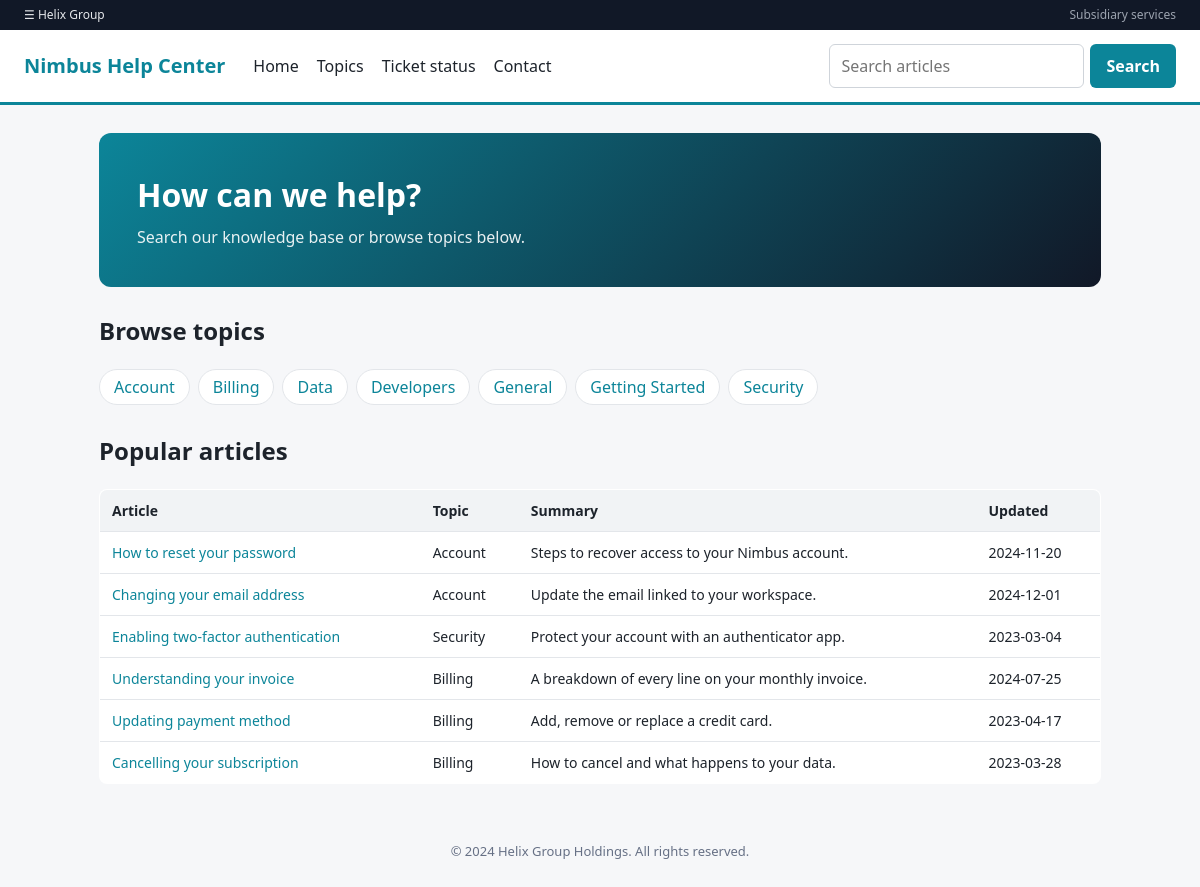
Screenshot of /help/ with the database file from the repository.
### tables this page shows
CREATE TABLE kb_articles(id INTEGER PRIMARY KEY, title TEXT, category TEXT, summary TEXT, body TEXT, published INTEGER, updated TEXT);

### apps/helpdesk.py (the view)
@bp.route("/")
def home():
    con = sqlite_conn(DB)
    cats = [r[0] for r in con.execute("SELECT DISTINCT category FROM kb_articles WHERE published = 1 AND category != 'Internal' ORDER BY 1")]
    arts = rows(con.execute("SELECT id,title,category,summary,updated FROM kb_articles WHERE published = 1 ORDER BY id LIMIT 6"))
    return page(HOME, "help", "Home", cats=cats, arts=arts)

### app.py (called while the page is built)
@app.after_request
def hdr(resp):
    resp.headers["Server"] = "nginx"
    return resp

### apps/helpdesk.py (called while the page is built)
def rows(cur):
    return [dict(r) for r in cur.fetchall()]

### common.py (called while the page is built)
def page(tpl, appkey, title, status=200, **ctx):
    html = render_template_string(tpl, appkey=appkey, app=APPS.get(appkey), title=title, **ctx)
    return html, status

def sqlite_conn(name):
    con = sqlite3.connect(os.path.join(C.DATA, name))
    con.row_factory = sqlite3.Row
    return con

### templates/base.html (shortened to what this page needs)
<!doctype html>
<html lang="en">
<head>
<link rel="stylesheet" href="/static/style.css">
</head>
<body>
{% if app %}
<div class="topbar"><a href="/">&#9776; Helix Group</a><span>Subsidiary services</span></div>
<header class="site">
  <a class="brand" href="{{ app.prefix }}/">{{ app.brand }}</a>
  <nav>{% for label, href in app.nav %}<a href="{{ href }}">{{ label }}</a>{% endfor %}</nav>
  {% if app.search %}<form class="search" method="get" action="{{ app.search[0] }}">
    <input type="text" name="{{ app.search[1] }}" placeholder="{{ app.search[2] }}"><button>Search</button></form>{% endif %}
</header>
{% endif %}
<main>{% block content %}{% endblock %}</main>
<footer>&copy; 2024 Helix Group Holdings. All rights reserved.</footer>
</body>
</html>

### templates/_articles.html
{% if arts %}
<table><tr><th>Article</th><th>Topic</th><th>Summary</th><th>Updated</th></tr>
{% for a in arts %}<tr><td><a href="/help/article?id={{ a.id|urlencode }}">{{ a.title }}</a></td><td>{{ a.category }}</td><td>{{ a.summary }}</td><td>{{ a.updated }}</td></tr>{% endfor %}
</table>
{% endif %}

### static/style.css (style rules this page uses)
:root { --accent:#3b5bdb;--bg:#f6f7f9;--ink:#1d232b;--muted:#667085;--line:#e3e6ea }
* { box-sizing:border-box }
body { margin:0;font-family:system-ui,-apple-system,"Segoe UI",Roboto,sans-serif;background:var(--bg);color:var(--ink);line-height:1.5 }
a { color:var(--accent);text-decoration:none }
.topbar { background:#111827;color:#9ca3af;font-size:12px;padding:6px 24px;display:flex;justify-content:space-between }
.topbar a { color:#e5e7eb }
header.site { background:#fff;border-bottom:3px solid var(--accent);padding:14px 24px;display:flex;gap:28px;align-items:center;flex-wrap:wrap }
.brand { font-weight:800;font-size:20px;color:var(--accent) }
header nav { display:flex;gap:18px;flex:1 }
header nav a { color:var(--ink);font-weight:500 }
form.search { display:flex;gap:6px }
input[type=text],input[type=number],input[type=email],select,textarea { padding:9px 11px;border:1px solid #cfd4da;border-radius:6px;font:inherit;min-width:220px }
button,.btn { background:var(--accent);color:#fff;border:0;border-radius:6px;padding:9px 16px;font:inherit;font-weight:600;cursor:pointer;display:inline-block }
main { max-width:1050px;margin:28px auto;padding:0 24px;min-height:55vh }
footer { text-align:center;color:var(--muted);font-size:13px;padding:30px }
.hero { background:linear-gradient(135deg,var(--accent),#111827);color:#fff;border-radius:12px;padding:38px;margin-bottom:26px }
.hero h1 { margin:0 0 6px;font-size:32px }
.hero p { margin:0;opacity:.9 }
.chips a { display:inline-block;background:#fff;border:1px solid var(--line);border-radius:99px;padding:5px 14px;margin:0 8px 8px 0 }
table { width:100%;border-collapse:collapse;background:#fff;border:1px solid var(--line);border-radius:8px;overflow:hidden }
th,td { padding:10px 12px;text-align:left;border-bottom:1px solid var(--line);font-size:14px;vertical-align:top }
th { background:#f1f3f5 }

### rows the page displays
kb_articles: title "How to reset your password", category "Account", summary "Steps to recover access to your Nimbus account.", updated "2024-11-20"
kb_articles: title "Changing your email address", category "Account", summary "Update the email linked to your workspace.", updated "2024-12-01"
kb_articles: title "Enabling two-factor authentication", category "Security", summary "Protect your account with an authenticator app.", updated "2023-03-04"
kb_articles: title "Understanding your invoice", category "Billing", summary "A breakdown of every line on your monthly invoice.", updated "2024-07-25"
kb_articles: title "Updating payment method", category "Billing", summary "Add, remove or replace a credit card.", updated "2023-04-17"
kb_articles: title "Cancelling your subscription", category "Billing", summary "How to cancel and what happens to your data.", updated "2023-03-28"

### other values shown
{{ app.brand }} "Nimbus Help Center"
{{ label }} "Home" "Topics" "Ticket status" "Contact"
